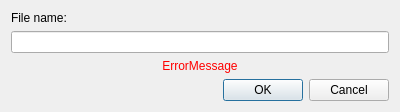
<?xml version="1.0" encoding="UTF-8"?>
<ui version="4.0">
 <class>RenameDialog</class>
 <widget class="QDialog" name="RenameDialog">
  <property name="geometry">
   <rect>
    <x>0</x>
    <y>0</y>
    <width>400</width>
    <height>103</height>
   </rect>
  </property>
  <property name="windowTitle">
   <string>Rename image</string>
  </property>
  <layout class="QVBoxLayout" name="verticalLayout">
   <item>
    <widget class="QLabel" name="label">
     <property name="text">
      <string extracomment="Label text prompting for file name">File name:</string>
     </property>
    </widget>
   </item>
   <item>
    <widget class="QLineEdit" name="editFilename"/>
   </item>
   <item>
    <widget class="QLabel" name="labelErrorMessage">
     <property name="styleSheet">
      <string notr="true">color: red;</string>
     </property>
     <property name="text">
      <string notr="true">ErrorMessage</string>
     </property>
     <property name="alignment">
      <set>Qt::AlignCenter</set>
     </property>
    </widget>
   </item>
   <item>
    <widget class="QDialogButtonBox" name="buttonBox">
     <property name="orientation">
      <enum>Qt::Horizontal</enum>
     </property>
     <property name="standardButtons">
      <set>QDialogButtonBox::Cancel|QDialogButtonBox::Ok</set>
     </property>
    </widget>
   </item>
  </layout>
 </widget>
 <resources/>
 <connections>
  <connection>
   <sender>buttonBox</sender>
   <signal>accepted()</signal>
   <receiver>RenameDialog</receiver>
   <slot>handleButtonBoxAccepted()</slot>
   <hints>
    <hint type="sourcelabel">
     <x>248</x>
     <y>254</y>
    </hint>
    <hint type="destinationlabel">
     <x>157</x>
     <y>274</y>
    </hint>
   </hints>
  </connection>
  <connection>
   <sender>buttonBox</sender>
   <signal>rejected()</signal>
   <receiver>RenameDialog</receiver>
   <slot>reject()</slot>
   <hints>
    <hint type="sourcelabel">
     <x>316</x>
     <y>260</y>
    </hint>
    <hint type="destinationlabel">
     <x>286</x>
     <y>274</y>
    </hint>
   </hints>
  </connection>
  <connection>
   <sender>editFilename</sender>
   <signal>textChanged(QString)</signal>
   <receiver>RenameDialog</receiver>
   <slot>handleFilenameLineEditTextChanged(QString)</slot>
   <hints>
    <hint type="sourcelabel">
     <x>199</x>
     <y>36</y>
    </hint>
    <hint type="destinationlabel">
     <x>199</x>
     <y>42</y>
    </hint>
   </hints>
  </connection>
 </connections>
 <slots>
  <slot>handleFilenameLineEditTextChanged(QString)</slot>
  <slot>handleButtonBoxAccepted()</slot>
 </slots>
</ui>
